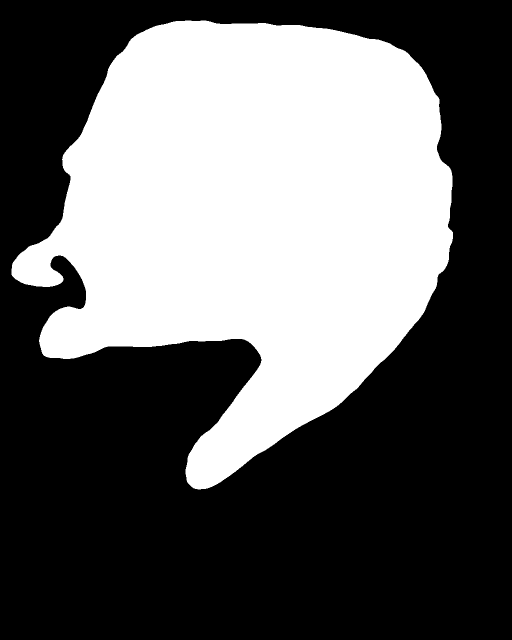
#> input picture hand_smoothpv2.bmp, 1024 x 1280 px (shown at 1/2 size)
$ python -i LBP.py   (imports and definitions only)
#> lines starting #> are read from the running program, lines starting #| are printed output that depends on the picture; after the words box and inside, x2 and y2 are one past the last pixel; in counts of white or black regions, pixels touching at a corner belong together
# model/lbp.py
import cv2
import numpy as np
from skimage.feature import local_binary_pattern


class LBPFeatureExtractor:
    def __init__(
        self, radius=1, n_points=8, grid_x=8, grid_y=8, target_size=(256, 256)
    ):
        """
        初始化 LBP 特征提取器
        """
        self.radius = radius
        self.n_points = n_points
        self.grid_x = grid_x
        self.grid_y = grid_y
        self.target_size = target_size
        self.n_bins = int(n_points * (n_points - 1) + 3)

    def preprocess(self, image_path):
        """读取图像，转灰度，并 Resize 到统一尺寸"""
#> called with image_path = '../hand_smoothpv2.bmp'
        img = cv2.imread(image_path)
#> img is the input picture: shape (1280, 1024, 3); 39.1% white; 1 white region, box (x1, y1, x2, y2) and area: (23, 41, 906, 979) 512602
        if img is None:
            raise FileNotFoundError(f"无法读取图像: {image_path}")

        if len(img.shape) == 3:
            gray = cv2.cvtColor(img, cv2.COLOR_BGR2GRAY)
        else:
            gray = img

        gray_eq = cv2.equalizeHist(gray)
        gray_resized = cv2.resize(
            gray_eq, self.target_size, interpolation=cv2.INTER_CUBIC
        )
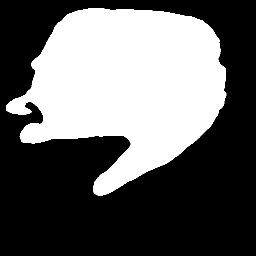
#> gray_resized: shape (256, 256); min 0, max 255, mean 99.8
        return gray_resized

    def get_lbp_map(self, image):
        """获取 Uniform LBP 编码图"""
        return local_binary_pattern(image, self.n_points, self.radius, method="uniform")
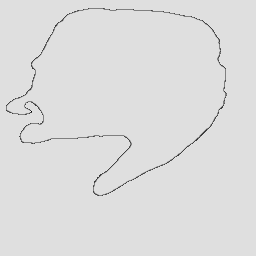
#> returned value: shape (256, 256) float64; min 1, max 9, mean 7.95; drawn with min black and max white

    def extract_features(self, image_path, return_lbp_map=False):
        """
        核心流程：预处理 -> LBP编码 -> 分块 -> 直方图统计 -> 归一化 -> 串接
        """
        img = self.preprocess(image_path)
        lbp_map = self.get_lbp_map(img)

        h, w = lbp_map.shape
#> h = 256; w = 256
        dy, dx = int(h / self.grid_y), int(w / self.grid_x)
#> dy = 32; dx = 32
        histograms = []
        max_bins = int(lbp_map.max() + 1)
#> max_bins = 10

        for r in range(self.grid_y):
            for c in range(self.grid_x):
                block = lbp_map[r * dy : (r + 1) * dy, c * dx : (c + 1) * dx]
                hist, _ = np.histogram(
                    block.ravel(), bins=max_bins, range=(0, max_bins)
                )

                # L1 归一化
                hist = hist.astype("float")
                hist /= hist.sum() + 1e-7
                histograms.append(hist)
#> after the loop, histograms = 64 items

        final_feature = np.concatenate(histograms)
#> final_feature = 640 values, max 1 at index 8, min 0 at index 0, mean 0.1

        if return_lbp_map:
            return final_feature, img, lbp_map
        return final_feature

    @staticmethod
    def match_histograms(feat1, feat2):
        """
        直方图交叉 (Histogram Intersection)
        """
        if feat1.shape != feat2.shape:
            raise ValueError(f"特征向量维度不一致: {feat1.shape} vs {feat2.shape}")

        min_vals = np.minimum(feat1, feat2)
        score = np.sum(min_vals)
        return score

>>> result = LBPFeatureExtractor().extract_features('../hand_smoothpv2.bmp')
#> result has the same summary as final_feature in extract_features
